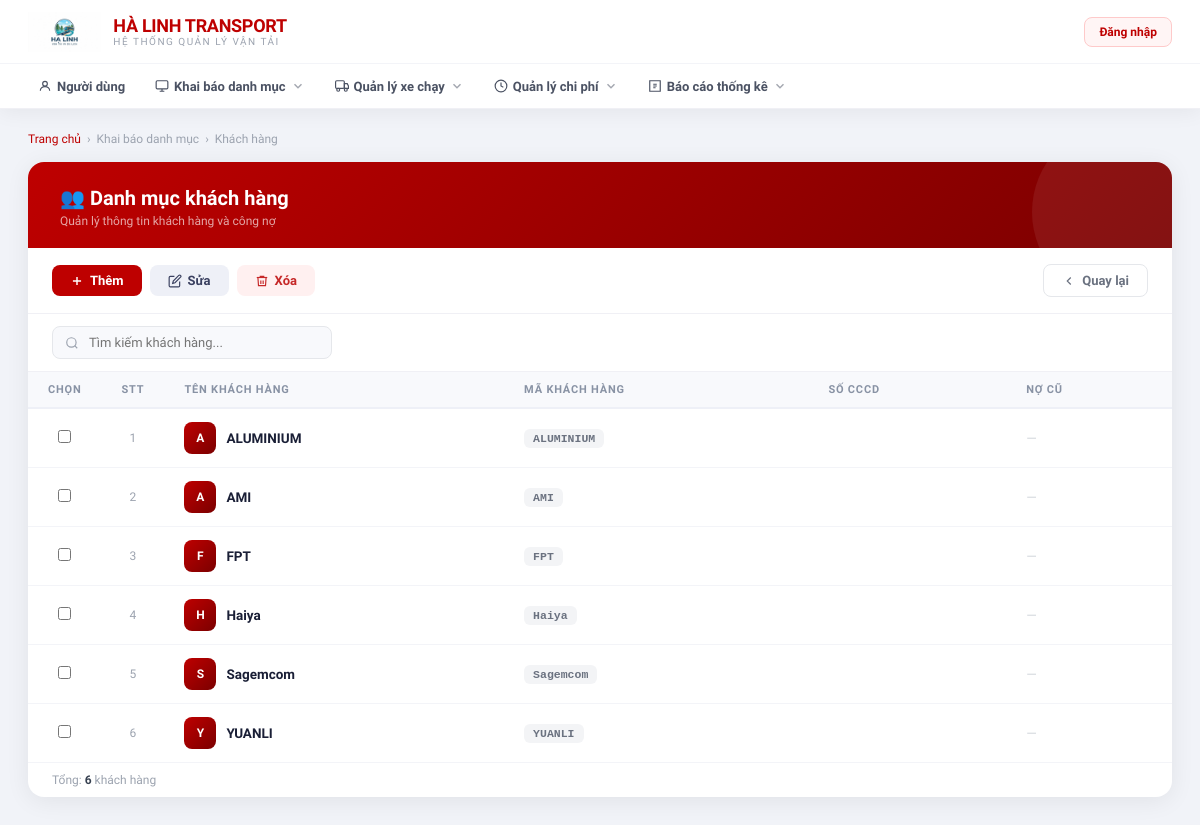
The page /danh-muc-khachhang.php (signed in) on the database its author committed.
### tables this page shows
CREATE TABLE `danh_muc_khach_hang` (
  `id` int(11) NOT NULL,
  `ma_khachhang` varchar(100) NOT NULL,
  `ten_khachhang` varchar(255) NOT NULL,
  `so_cccd` varchar(50) NOT NULL,
  `no_cu` decimal(15,2) NOT NULL
);

### danh-muc-khachhang.php (the view, shortened to what this page needs)
<?php
include 'conn.php';
$result = $conn->query("SELECT * FROM danh_muc_khach_hang ORDER BY ten_khachhang ASC");
?>
<!DOCTYPE html>
<html lang="vi">
<head>
</head>
<body>
<?php include 'navbar.php'; ?>
<div class="page-wrapper">
    <div class="breadcrumb">
        <a href="index.php">Trang chủ</a>
        <span>›</span>
        <span>Khai báo danh mục</span>
        <span>›</span>
        <span>Khách hàng</span>
    </div>
    <div class="card">
        <div class="card-header">
            <h1>👥 Danh mục khách hàng</h1>
            <p>Quản lý thông tin khách hàng và công nợ</p>
        </div>
        <div class="toolbar">
            <button class="btn btn-primary" onclick="location.href='form-khachhang.php?action=add'">
                <svg width="14" height="14" fill="none" stroke="currentColor" stroke-width="2.5" viewBox="0 0 24 24"><path d="M12 5v14M5 12h14"/></svg>
                Thêm
            </button>
            <button class="btn btn-secondary" id="btnEdit">
                <svg width="14" height="14" fill="none" stroke="currentColor" stroke-width="2" viewBox="0 0 24 24"><path d="M11 4H4a2 2 0 0 0-2 2v14a2 2 0 0 0 2 2h14a2 2 0 0 0 2-2v-7"/><path d="M18.5 2.5a2.121 2.121 0 0 1 3 3L12 15l-4 1 1-4 9.5-9.5z"/></svg>
                Sửa
            </button>
            <button class="btn btn-danger" id="btnDelete">
                <svg width="14" height="14" fill="none" stroke="currentColor" stroke-width="2" viewBox="0 0 24 24"><polyline points="3 6 5 6 21 6"/><path d="M19 6l-1 14H6L5 6"/><path d="M10 11v6M14 11v6"/><path d="M9 6V4h6v2"/></svg>
                Xóa
            </button>
            <a href="index.php" class="btn btn-ghost">
                <svg width="14" height="14" fill="none" stroke="currentColor" stroke-width="2" viewBox="0 0 24 24"><path d="M15 18l-6-6 6-6"/></svg>
                Quay lại
            </a>
        </div>
        <div class="search-wrap">
            <input type="text" class="search-input" id="searchInput" placeholder="Tìm kiếm khách hàng..." oninput="filterRows()">
        </div>
        <div class="table-wrap">
            <table id="khTable">
                <thead>
                    <tr>
                        <th>Chọn</th>
                        <th>STT</th>
                        <th>Tên khách hàng</th>
                        <th>Mã khách hàng</th>
                        <th>Số CCCD</th>
                        <th>Nợ cũ</th>
                    </tr>
                </thead>
                <tbody id="tableBody">
                <?php
                $rows = [];
                while ($row = $result->fetch_assoc()) $rows[] = $row;
                if (empty($rows)):
                ?>
                <tr><td colspan="6"><div class="empty">
                    <svg width="48" height="48" fill="none" stroke="#d1d5db" stroke-width="1.5" viewBox="0 0 24 24" style="margin-bottom:8px;display:block;margin-inline:auto;"><circle cx="12" cy="8" r="4"/><path d="M4 20c0-4 3.6-7 8-7s8 3 8 7"/></svg>
                    Chưa có khách hàng nào
                </div></td></tr>
                <?php else: $stt = 1; foreach ($rows as $row):
                    $initial = strtoupper(mb_substr($row['ten_khachhang'], 0, 1));
                    $noCu = floatval($row['no_cu']);
                ?>
                <tr onclick="selectRow(this, <?= $row['id'] ?>)">
                    <td><input type="checkbox" name="row_select" value="<?= $row['id'] ?>" onclick="event.stopPropagation(); selectRow(this.closest('tr'), <?= $row['id'] ?>)"></td>
                    <td><?= $stt++ ?></td>
                    <td>
                        <div class="kh-cell">
                            <div class="kh-avatar"><?= $initial ?></div>
                            <div>
                                <div class="kh-name"><?= htmlspecialchars($row['ten_khachhang']) ?></div>
                            </div>
                        </div>
                    </td>
                    <td><span class="code-badge"><?= htmlspecialchars($row['ma_khachhang']) ?></span></td>
                    <td><?= htmlspecialchars($row['so_cccd'] ?? '') ?></td>
                    <td class="<?= $noCu > 0 ? 'money' : 'money-zero' ?>">
                        <?= $noCu > 0 ? number_format($noCu, 0, ',', '.') : '—' ?>
                    </td>
                </tr>
                <?php endforeach; endif; ?>
                </tbody>
            </table>
        </div>
        <div class="table-footer">
            <span>Tổng: <strong id="rowCount"><?= count($rows) ?></strong> khách hàng</span>
        </div>
    </div>
</div>
</body>
</html>

### danh-muc-khachhang.php (style rules this page uses)
*, *::before, *::after { box-sizing: border-box; margin: 0; padding: 0; }
body { font-family: 'Be Vietnam Pro', sans-serif; background: #f1f3f8; color: #1a1f36; min-height: 100vh; }
.page-wrapper { margin: 24px 28px; padding: 0 0 40px; }
.breadcrumb { display: flex; align-items: center; gap: 6px; margin-bottom: 16px; font-size: 12px; color: #9ca3af; }
.breadcrumb a { color: #be0000; text-decoration: none; font-weight: 500; }
.card { background: #fff; border-radius: 16px; box-shadow: 0 4px 24px rgba(0,0,0,.07); overflow: hidden; }
.card-header { background: linear-gradient(135deg, #be0000 0%, #7b0000 100%); padding: 24px 32px 20px; position: relative; overflow: hidden; }
.card-header::after { content: ''; position: absolute; right: -40px; top: -40px; width: 180px; height: 180px; border-radius: 50%; background: rgba(255,255,255,.07); }
.card-header h1 { color: #fff; font-size: 20px; font-weight: 700; position: relative; }
.card-header p { color: rgba(255,255,255,.65); font-size: 12px; margin-top: 4px; position: relative; }
.toolbar { display: flex; gap: 8px; padding: 16px 24px; border-bottom: 1px solid #f0f0f5; flex-wrap: wrap; align-items: center; }
.btn { display: inline-flex; align-items: center; gap: 6px; padding: 8px 18px; border-radius: 8px; font-family: inherit; font-size: 13px; font-weight: 600; cursor: pointer; border: none; transition: all .18s ease; text-decoration: none; }
.btn-primary { background: #be0000; color: #fff; }
.btn-secondary { background: #eef0f7; color: #3a4060; }
.btn-danger { background: #fff0f0; color: #c62828; }
.btn-ghost { background: transparent; color: #6b7280; border: 1px solid #e5e7eb; margin-left: auto; }
.search-wrap { padding: 12px 24px; border-bottom: 1px solid #f0f0f5; }
.search-input { width: 280px; padding: 8px 14px 8px 36px; border: 1px solid #e5e7eb; border-radius: 8px; font-family: inherit; font-size: 13px; color: #374151; transition: border-color .15s, box-shadow .15s; }
.table-wrap { overflow-x: auto; }
table { width: 100%; border-collapse: collapse; }
thead tr { background: #f8f9fc; border-bottom: 2px solid #eef0f7; }
th { padding: 11px 20px; text-align: left; font-size: 11px; font-weight: 700; text-transform: uppercase; letter-spacing: .8px; color: #8892a4; }
th:first-child { width: 52px; text-align: center; }
th:nth-child(2) { width: 52px; text-align: center; }
tbody tr { border-bottom: 1px solid #f3f4f8; transition: background .12s; cursor: pointer; }
tbody tr:last-child { border-bottom: none; }
td { padding: 13px 20px; font-size: 13.5px; color: #374151; }
td:first-child { text-align: center; }
td:nth-child(2) { text-align: center; color: #9ca3af; font-size: 12px; }
.kh-cell { display: flex; align-items: center; gap: 10px; }
.kh-avatar { width: 32px; height: 32px; border-radius: 8px; background: linear-gradient(135deg, #be0000, #7b0000); color: #fff; font-size: 12px; font-weight: 700; display: flex; align-items: center; justify-content: center; flex-shrink: 0; }
.kh-name { font-weight: 600; color: #1a1f36; }
.money-zero { color: #d1d5db; }
.code-badge { display: inline-block; padding: 3px 9px; border-radius: 6px; background: #f3f4f6; color: #6b7280; font-size: 11.5px; font-weight: 600; font-family: monospace; }
.table-footer { padding: 10px 24px; border-top: 1px solid #f3f4f8; font-size: 12px; color: #9ca3af; display: flex; justify-content: space-between; align-items: center; }
.table-footer strong { color: #374151; }

### navbar.php (style rules this page uses)
*, *::before, *::after { box-sizing: border-box; }

### rows shown on the page
danh_muc_khach_hang: ten_khachhang "A", ten_khachhang "ALUMINIUM", ma_khachhang "ALUMINIUM"
danh_muc_khach_hang: ten_khachhang "A", ten_khachhang "AMI", ma_khachhang "AMI"
danh_muc_khach_hang: ten_khachhang "F", ten_khachhang "FPT", ma_khachhang "FPT"
danh_muc_khach_hang: ten_khachhang "H", ten_khachhang "Haiya", ma_khachhang "Haiya"
danh_muc_khach_hang: ten_khachhang "S", ten_khachhang "Sagemcom", ma_khachhang "Sagemcom"
danh_muc_khach_hang: ten_khachhang "Y", ten_khachhang "YUANLI", ma_khachhang "YUANLI"

### other values the page prints
count($rows) "6"
